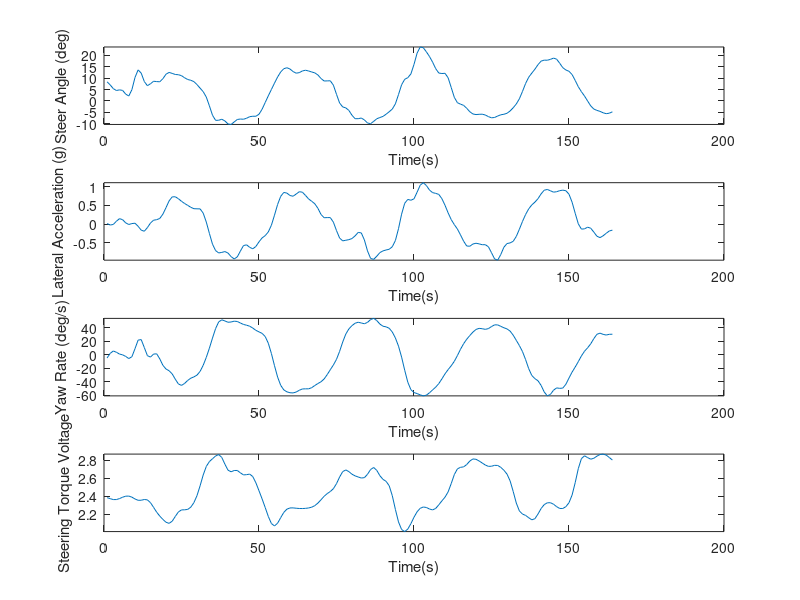
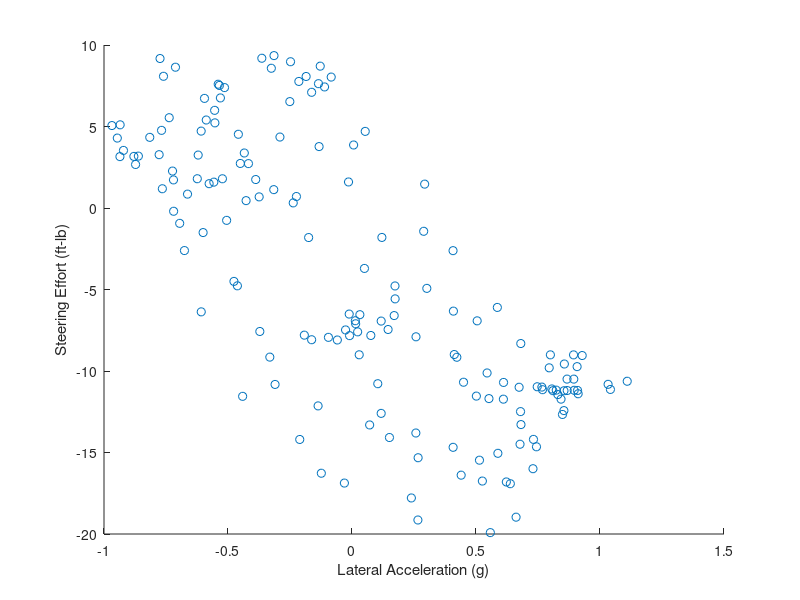

Write MATLAB code to recreate these figures, in order. (Note: this script raises an error after producing the figures.)
%% Load Data

clear all;clc

% import mat file from motec
load('18in_lowrideheight_steering_processed.mat');

% input variable names of channels 
data = {engine_rpm,lat_accel,long_accel,wheelspeed_FL,wheelspeed_FR,yaw_rate,steer_angle,steering_voltage,time};

%%

mean_steering_voltage = mean(steering_voltage);

%16 in slalom
 %indices = (time > 91 & time < 98); %| %...
%  (time > 161 & time < 167)|...
% (time > 176 & time < 182)|...
% (time > 194 & time < 200)|...
% (time > 208 & time < 216)|...
% (time > 226 & time < 232);

% %18 in slalom (low ride height)
indices = (time > 149 & time < 157); %|...
 (time > 166 & time < 174)|...
(time > 184 & time < 191)|...
(time > 270 & time < 278)|...
(time > 288 & time < 294)|...
(time > 320 & time < 326)|...
(time > 372 & time < 380)|...
(time > 390 & time < 397);

% %18 in slalom (low ride height)
%indices = (time > 166 & time < 174);

% %18 in skidpad (low ride height)
%indices = (time > 195 & time < 215); %...
     %(time > 235 & time < 265);

%18 in slalom (low ride height)
%indices = (time > 120);
% 
for i = 1:numel(data)
    variable = data{i};
    data{i} = variable(indices);
end

% rename variables
engine_rpm = data{1};
lat_accel = data{2};
long_accel = data{3};
wheelspeed_FL = data{4};
wheelspeed_FR = data{5};
yaw_rate = data{6};
steer_angle = data{7};
steering_voltage = data{8};
time = data{9};


% %% Save data
% save('18in_lowrideheight_slalom_only.mat','engine_rpm','lat_accel','long_accel','wheelspeed_FL',...
%     'wheelspeed_FR','wheelspeed_RL','yaw_rate','steer_angle','time');

%% Plotting
%close all

ax1 = subplot(4,1,1);
plot(steer_angle)
hold on
ylim([-inf inf])
xlabel('Time(s)');
ylabel('Steer Angle (deg)');

ax2 = subplot(4,1,2);
plot(lat_accel)
hold on
xlabel('Time(s)');
ylabel('Lateral Acceleration (g)');
ylim([-inf inf])

ax3 = subplot(4,1,3);
plot(yaw_rate)
hold on
xlabel('Time(s)');
ylabel('Yaw Rate (deg/s)');
ylim([-inf inf])

% ax4 = subplot(4,1,4);
% plot(wheelspeed_FL)
% hold on
% plot(wheelspeed_FR)
% xlabel('Time(s)');
% ylabel('Wheelspeeds (mph)');
% ylim([-inf inf])
% legend('FL','FR')

% ax4 = subplot(4,1,4);
% plot((wheelspeed_FL+wheelspeed_FR)/2)
% hold on
% xlabel('Time(s)');
% ylabel('Velocity (mph)');
% ylim([-inf inf])

ax4 = subplot(4,1,4);
plot(steering_voltage)
hold on
xlabel('Time(s)');
ylabel('Steering Torque Voltage');
ylim([-inf inf])

% ft-lb
steer_torque = 410/12*(steering_voltage-mean_steering_voltage);
steer_torque = steer_torque - 3;
figure
scatter(lat_accel,steer_torque)
xlabel('Lateral Acceleration (g)')
ylabel('Steering Effort (ft-lb)')

linkaxes([ax1,ax2,ax3,ax4],'x')

%%

[xData, yData] = prepareCurveData( lat_accel, steer_torque );

% Set up fittype and options.
ft = fittype( 'rat12' );
opts = fitoptions( 'Method', 'NonlinearLeastSquares' );
opts.Display = 'Off';
opts.StartPoint = [0.890903252535798 0.959291425205444 0.547215529963803 0.138624442828679];

% Fit model to data.
[fitresult, gof] = fit( xData, yData, ft, opts );

indices = false(size(xData));
for i = 1:numel(xData)
    random = normrnd(1,2);
    tony = abs(fitresult(xData)-yData);
    if tony(i) < random
        indices(i) = true;
    end
end
xData = xData(indices);
yData = yData(indices);

%xData = xData(1:8:end);
%yData = yData(1:8:end);

% Plot fit with data.
figure( 'Name', 'untitled fit 1' );
h = plot( fitresult, xData, yData );
% Label axes
xlabel('Lateral Acceleration (g)')
ylabel('Steering Effort (ft-lb)')
grid on
%%
figure
scatter(lat_accel,steer_angle)
hold on

ackermann = 1.524*(yaw_rate+40)./(wheelspeed_FL*0.447);
scatter(-lat_accel,-steer_angle+ackermann)
ylim([-20 20]);

%% Calculations

lat_accel_peak = (max(lat_accel)+abs(min(lat_accel)))/2
steer_angle_peak = (max(steer_angle)+abs(min(steer_angle)))/2
yaw_rate_peak = (max(yaw_rate)+abs(min(yaw_rate)))/2

lat_accel_gain = lat_accel_peak*9.81/steer_angle_peak
yaw_rate_gain = yaw_rate_peak*9.81/steer_angle_peak

D = finddelay(lat_accel,steer_angle)
D = finddelay(yaw_rate,steer_angle)


%% Transfer Function Estimation

data = iddata(lat_accel,steer_angle,time(2)-time(1));
ay_sys = tfest(data,2,2);

data = iddata(yaw_rate,steer_angle,time(2)-time(1));
r_sys = tfest(data,2,1);

%%
nfft = pow2(round(log2(length(steer_angle))));
[sstxy,f] = tfestimate(steer_angle,lat_accel);
plot(f,abs(sstxy))

%%

[sstxy,f] = tfestimate(steer_angle,yaw_rate);
plot(f,abs(sstxy))

%%
% w = linspace(0,2*pi*5);
% data = iddata(lat_accel,steer_angle,time(2)-time(1));
% g = spa(data,[],w); 
% 
% % Bode plot
% bodeopt = bodeoptions;
% bodeopt.MagScale = 'linear';
% bodeopt.MagUnits = 'abs';
% bodeopt.FreqScale = 'linear';
% bodeopt.FreqUnits = 'Hz';
% bodeopt.Xlim = [0 5];
% 
% figure
% bode(g,bodeopt)

%%

% Bode plot
bodeopt = bodeoptions;
bodeopt.MagScale = 'linear';
bodeopt.MagUnits = 'abs';
bodeopt.FreqScale = 'linear';
bodeopt.FreqUnits = 'Hz';
bodeopt.Xlim = [0 4];

figure
bode(ay_sys,bodeopt)

%%
Fs = 1/(time(2)-time(1));
L = numel(lat_accel);
f = Fs*(1:(L/2))/L;
fourier_transform = fft(lat_accel);

%[~,x] = max(abs(fourier_transform(1:L/2)));
%frequency = f(x)
figure(1)
findpeaks(abs(fourier_transform(1:L/2)))
%[pks,locs] = findpeaks(abs(fourier_transform(1:L/2)))

figure(2)
plot(f,abs(fourier_transform(1:L/2)));
hold on
xlabel('Frequency (Hz)')
ylabel('Magnitude')
title('Lateral Acceleration')
legend('16 in tires','18 in tires');

%%
Fs = 1/(time(2)-time(1));

[pxx,f] = pwelch(yaw_rate);

plot(f,10*log10(pxx))

xlabel('Frequency (Hz)')
ylabel('PSD (dB/Hz)')

%%
t = linspace(0, 5); % Time Vector
u = sin(10*t);        % Forcing Function
y = lsim(r_sys, u, t);    % Calculate System Response
figure
plot(t,u)
hold on
plot(t,y/5)

%%
u = steer_angle;        % Forcing Function
y = lsim(ay_sys, u, time);    % Calculate System Response
figure
plot(time,lat_accel)
hold on
plot(time,y)

%%
figure
plot(time,steer_angle)
hold on
plot(time,lat_accel*5)
